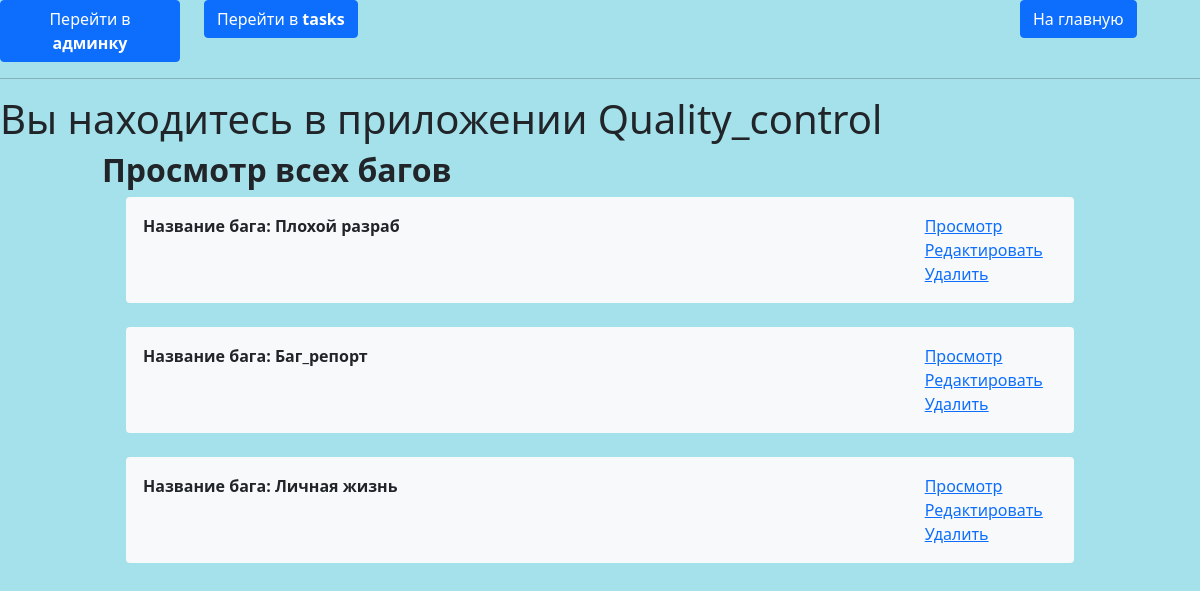
Page /control/bugs/ on the earlier database version.
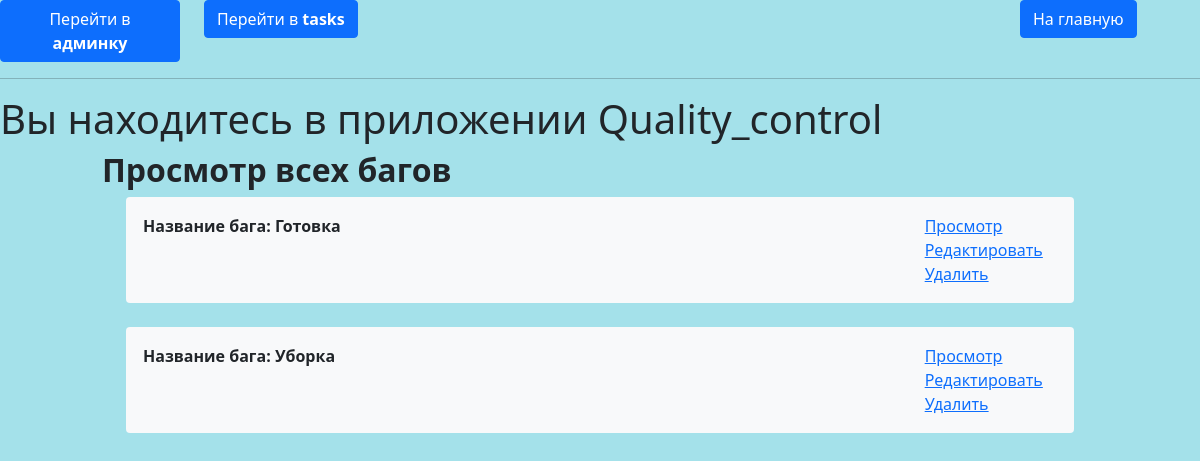
Same page on the later database version.
### quality_control/models.py (models this page shows, shortened)
class BaseReport(models.Model):
    title = models.CharField(max_length=100)
    description = models.TextField(null=True, blank=True)
    profile = models.ForeignKey(Profile, on_delete=models.CASCADE)
    task = models.ForeignKey(Task, on_delete=models.CASCADE)
    priority = models.PositiveIntegerField(choices=[(i, i) for i in range(6)], default=0)
    created_at = models.DateTimeField(auto_now_add=True)
    updated_at = models.DateTimeField(auto_now=True)
    class Meta:
        abstract = True

class BugReport(BaseReport):
    STATUS_CHOICES = [('New', 'Новая'), ('In_work', 'В работе'), ('Done', 'Завершена')]
    status = models.CharField(max_length=20, choices=STATUS_CHOICES, default='New')
    class Meta:
        verbose_name = 'Баг-репорт'
        verbose_name_plural = 'Баг-репорты'

### quality_control/views.py (the view)
# urls.py: path('bugs/', control.bugs_read, name='bugs-read'),
def bugs_read(request):
    bugs = BugReport.objects.all()
    context = {
        'title': 'Bugs page',
        'message': 'Вы находитесь на страницами со списком багов',
        'bugs': bugs,
    }
    return render(request, 'quality_control/bugs-read.html', context)

### quality_control/templates/quality_control/bugs-read.html
{% extends "quality_control/base.html" %}
{% block content %}
<div class="row">
    <div class="col-1"></div>
    <div class="col-10">
        <h2><strong>Просмотр всех багов</strong></h2>
        <div class="container">
            {% if bugs %}
            {% for bug in bugs %}
                <div class="alert bg-light mb-4">
                <div class="row">
                    <div class="col-md-10">
                        <p class="mb-0"><strong>Название бага: {{ bug.title }}</strong></p>
                    </div>
                    <div class="col-md-2 text-right">
                        <a href="{% url 'bug-detail' bug.pk %}">Просмотр</a>
                        <a href="{% url 'bug-edit' bug.pk %}">Редактировать</a>
                        <a href="{% url 'bug-delete' bug.pk %}">Удалить</a>
                    </div>
                </div>
                </div>
            {% endfor %}
            {% else %}
                <p>Баг репортов создано не было! Идите ищите баги, они есть везде!</p>
            {% endif %}
        </div>
    </div>
    <div class="col-1"></div>
  </div>
  {% endblock content %}

### quality_control/templates/quality_control/base.html (shortened to what this page needs)
{% load static %}
<!DOCTYPE html>
<html>
  <head>
    <link href="https://cdn.jsdelivr.net/npm/bootstrap@5.0.2/dist/css/bootstrap.min.css" rel="stylesheet">
  </head>
  <header>
      <div class="row">
        <div class="col-2">
          <a class="btn btn-primary" href="/admin/">Перейти в <strong>админку</strong></a>
        </div>
        <div class="col-2">
          <a class="btn btn-primary" href="/tasks/">Перейти в <strong>tasks</strong></a>
        </div>
        <div class="col-6"></div>
        {% if page != "main" %}
        <div class="col-2 text-right">
          <a class="btn btn-primary" href="/control/">На главную</a>
        </div>
        {% endif %}
      </div>
      <hr>
  </header>
  {% load static %}
  <link rel="stylesheet" href="{% static 'quality_control/css/styles.css' %}" type="text/css" media="all">
  <body style="background-color: rgba(164, 225, 234, 0.994);">
    <h1>Вы находитесь в приложении Quality_control</h1>
    {% block content %}
    {% endblock content %}
  </body>
</html>

Differences in the rows shown:
removed BugReport: title "Плохой разраб"
removed BugReport: title "Баг_репорт"
removed BugReport: title "Личная жизнь"
added BugReport: title "Готовка"
added BugReport: title "Уборка"
